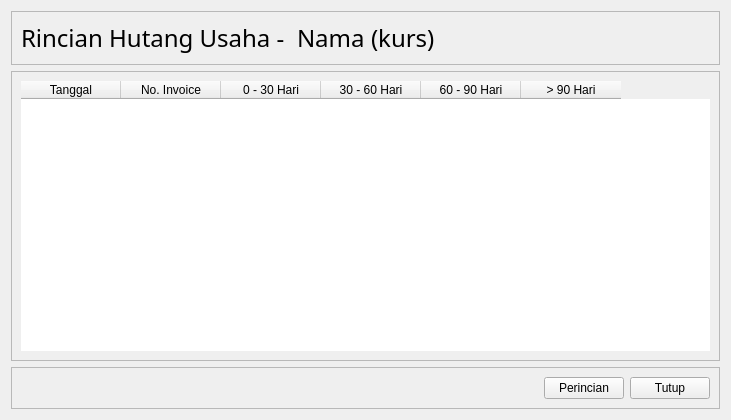
             <widget class="QWidget" name="page">
              <layout class="QVBoxLayout" name="verticalLayout_20">
               <item>
                <widget class="QFrame" name="fr_Pembelian_RincianHutang_Title">
                 <property name="sizePolicy">
                  <sizepolicy hsizetype="Preferred" vsizetype="Maximum">
                   <horstretch>0</horstretch>
                   <verstretch>0</verstretch>
                  </sizepolicy>
                 </property>
                 <property name="minimumSize">
                  <size>
                   <width>0</width>
                   <height>45</height>
                  </size>
                 </property>
                 <property name="frameShape">
                  <enum>QFrame::StyledPanel</enum>
                 </property>
                 <property name="frameShadow">
                  <enum>QFrame::Raised</enum>
                 </property>
                 <layout class="QGridLayout" name="gl_Penjualan_RincianPiutang_title_2">
                  <item row="0" column="0">
                   <widget class="QLabel" name="lb_Pembelian_RincianHutang_Title">
                    <property name="sizePolicy">
                     <sizepolicy hsizetype="Preferred" vsizetype="Maximum">
                      <horstretch>0</horstretch>
                      <verstretch>0</verstretch>
                     </sizepolicy>
                    </property>
                    <property name="font">
                     <font>
                      <family>Segoe UI Semilight</family>
                      <pointsize>18</pointsize>
                     </font>
                    </property>
                    <property name="text">
                     <string>Rincian Hutang Usaha - </string>
                    </property>
                    <property name="alignment">
                     <set>Qt::AlignLeading|Qt::AlignLeft|Qt::AlignVCenter</set>
                    </property>
                   </widget>
                  </item>
                  <item row="0" column="1">
                   <widget class="QLabel" name="lb_Pembelian_RincianHutang_Title_Nama">
                    <property name="sizePolicy">
                     <sizepolicy hsizetype="Preferred" vsizetype="Maximum">
                      <horstretch>0</horstretch>
                      <verstretch>0</verstretch>
                     </sizepolicy>
                    </property>
                    <property name="font">
                     <font>
                      <family>Segoe UI Semilight</family>
                      <pointsize>18</pointsize>
                     </font>
                    </property>
                    <property name="text">
                     <string>Nama</string>
                    </property>
                    <property name="alignment">
                     <set>Qt::AlignLeading|Qt::AlignLeft|Qt::AlignVCenter</set>
                    </property>
                   </widget>
                  </item>
                  <item row="0" column="2">
                   <widget class="QLabel" name="lb_Pembelian_RincianHutang_Title_Kurs">
                    <property name="sizePolicy">
                     <sizepolicy hsizetype="Preferred" vsizetype="Maximum">
                      <horstretch>0</horstretch>
                      <verstretch>0</verstretch>
                     </sizepolicy>
                    </property>
                    <property name="font">
                     <font>
                      <family>Segoe UI Semilight</family>
                      <pointsize>18</pointsize>
                     </font>
                    </property>
                    <property name="text">
                     <string>(kurs)</string>
                    </property>
                    <property name="alignment">
                     <set>Qt::AlignLeading|Qt::AlignLeft|Qt::AlignVCenter</set>
                    </property>
                   </widget>
                  </item>
                  <item row="0" column="3">
                   <spacer name="hs_Pembelian_RincianHutang_Title">
                    <property name="orientation">
                     <enum>Qt::Horizontal</enum>
                    </property>
                    <property name="sizeHint" stdset="0">
                     <size>
                      <width>40</width>
                      <height>20</height>
                     </size>
                    </property>
                   </spacer>
                  </item>
                 </layout>
                </widget>
               </item>
               <item>
                <widget class="QFrame" name="fr_Pembelian_RincianHutang_Tabel">
                 <property name="sizePolicy">
                  <sizepolicy hsizetype="Preferred" vsizetype="MinimumExpanding">
                   <horstretch>0</horstretch>
                   <verstretch>0</verstretch>
                  </sizepolicy>
                 </property>
                 <property name="frameShape">
                  <enum>QFrame::StyledPanel</enum>
                 </property>
                 <property name="frameShadow">
                  <enum>QFrame::Raised</enum>
                 </property>
                 <layout class="QVBoxLayout" name="vl_Penjualan_RincianPiutang_tabel_2">
                  <item>
                   <widget class="QTableWidget" name="tbl_Pembelian_RincianHutang">
                    <property name="sizePolicy">
                     <sizepolicy hsizetype="Maximum" vsizetype="MinimumExpanding">
                      <horstretch>0</horstretch>
                      <verstretch>0</verstretch>
                     </sizepolicy>
                    </property>
                    <property name="minimumSize">
                     <size>
                      <width>0</width>
                      <height>270</height>
                     </size>
                    </property>
                    <property name="maximumSize">
                     <size>
                      <width>1366</width>
                      <height>16777215</height>
                     </size>
                    </property>
                    <property name="frameShape">
                     <enum>QFrame::NoFrame</enum>
                    </property>
                    <property name="showGrid">
                     <bool>false</bool>
                    </property>
                    <property name="wordWrap">
                     <bool>true</bool>
                    </property>
                    <property name="cornerButtonEnabled">
                     <bool>true</bool>
                    </property>
                    <property name="rowCount">
                     <number>8</number>
                    </property>
                    <property name="columnCount">
                     <number>6</number>
                    </property>
                    <attribute name="verticalHeaderVisible">
                     <bool>false</bool>
                    </attribute>
                    <row/>
                    <row/>
                    <row/>
                    <row/>
                    <row/>
                    <row/>
                    <row/>
                    <row/>
                    <column>
                     <property name="text">
                      <string>Tanggal</string>
                     </property>
                    </column>
                    <column>
                     <property name="text">
                      <string>No. Invoice</string>
                     </property>
                    </column>
                    <column>
                     <property name="text">
                      <string>0 - 30 Hari</string>
                     </property>
                    </column>
                    <column>
                     <property name="text">
                      <string>30 - 60 Hari</string>
                     </property>
                    </column>
                    <column>
                     <property name="text">
                      <string>60 - 90 Hari</string>
                     </property>
                    </column>
                    <column>
                     <property name="text">
                      <string>&gt; 90 Hari</string>
                     </property>
                    </column>
                   </widget>
                  </item>
                 </layout>
                </widget>
               </item>
               <item>
                <widget class="QFrame" name="fr_Pembelian_RincianHutang_Tombol">
                 <property name="sizePolicy">
                  <sizepolicy hsizetype="Preferred" vsizetype="Maximum">
                   <horstretch>0</horstretch>
                   <verstretch>0</verstretch>
                  </sizepolicy>
                 </property>
                 <property name="frameShape">
                  <enum>QFrame::StyledPanel</enum>
                 </property>
                 <property name="frameShadow">
                  <enum>QFrame::Raised</enum>
                 </property>
                 <layout class="QHBoxLayout" name="hl_Penjualan_RincianPiutang_tombol_2">
                  <item>
                   <spacer name="hs_Pembelian_RincianHutang_Tombol">
                    <property name="orientation">
                     <enum>Qt::Horizontal</enum>
                    </property>
                    <property name="sizeHint" stdset="0">
                     <size>
                      <width>523</width>
                      <height>20</height>
                     </size>
                    </property>
                   </spacer>
                  </item>
                  <item>
                   <widget class="QPushButton" name="tb_Pembelian_RincianHutang_Perincian">
                    <property name="text">
                     <string>Perincian</string>
                    </property>
                   </widget>
                  </item>
                  <item>
                   <widget class="QPushButton" name="tb_Pembelian_RincianHutang_Tutup">
                    <property name="text">
                     <string>Tutup</string>
                    </property>
                   </widget>
                  </item>
                 </layout>
                </widget>
               </item>
              </layout>
             </widget>
